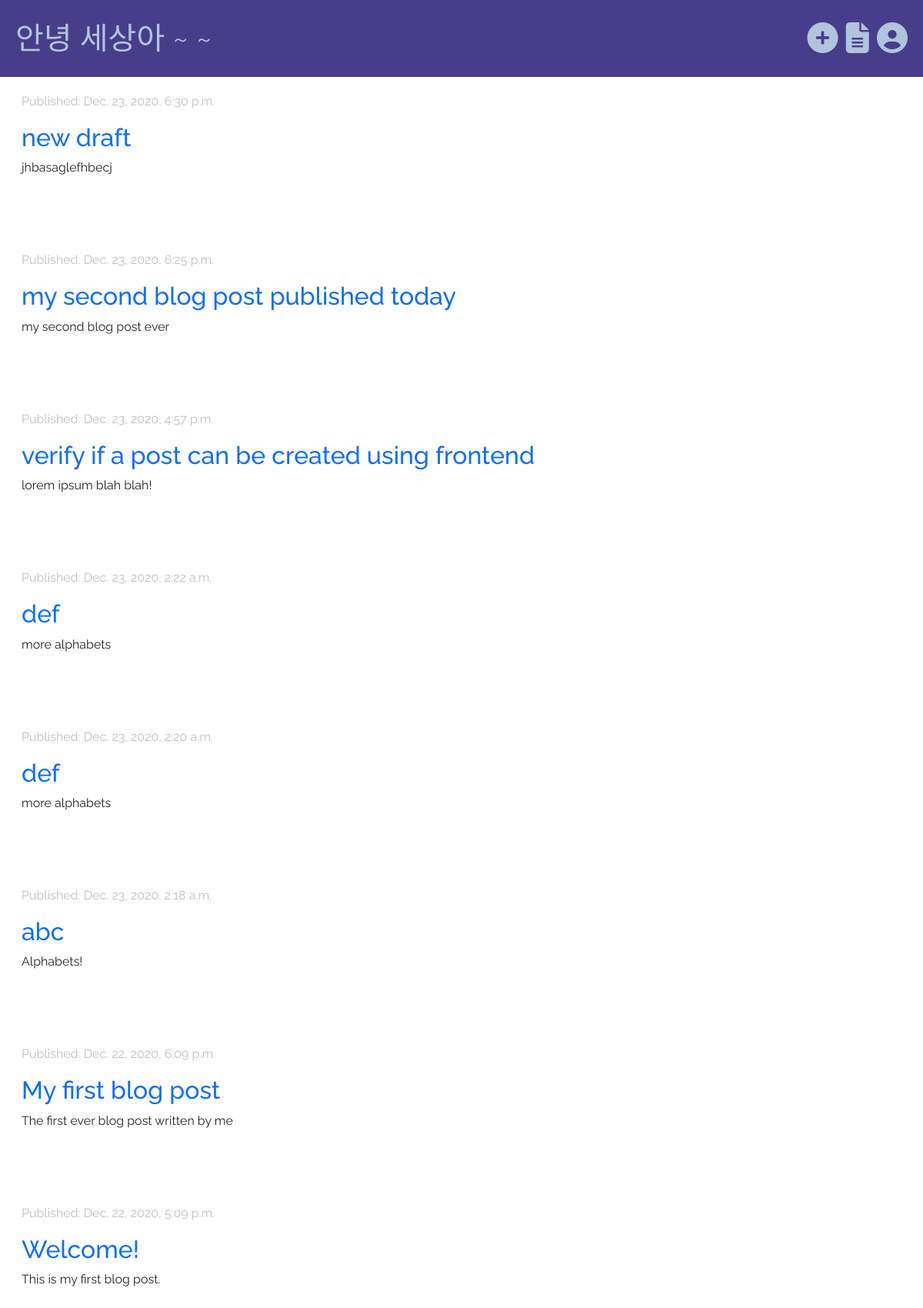
The app's page / (signed in) with its own data.
### blog/models.py (models this page shows, shortened)
class Post(models.Model):
    author = models.ForeignKey('auth.User', on_delete=models.CASCADE)
    title = models.CharField(max_length=250)
    text = models.TextField()
    created_date = models.DateTimeField(default=timezone.now)
    published_date = models.DateTimeField(blank=True, null=True)

### blog/views.py (the view)
# urls.py: path('', views.post_list, name='post_list'),
def post_list(request):
    posts = Post.objects.filter(published_date__lte=timezone.now()).order_by('-published_date')
    posts_for_frontend = {
        'posts': posts
    }
    return render(request, 'blog/post_list.html', posts_for_frontend)

### blog/templates/blog/post_list.html
{% extends 'blog/base_page.html' %}
{% block content %}
    {% for post in posts %}
    <div class="row-content">
        {% if post.published_date %}
            <p class="date">Published: {{ post.published_date }} </p>
        {% else %}
            <p class="date">Created: {{ post.created_date }} </p>
        {% endif %}
        <h2><a href="{% url 'post_details' primary_key=post.pk %}"> {{ post.title }} </a></h2>
        <p> {{ post.text | linebreaksbr }} </p>
    </div>
    {% endfor %}
{% endblock %}

### blog/static/css/style.css (style rules this page uses)
body { font-family: 'Raleway', sans-serif; }
body a { text-decoration: none; }
.row, .row-content { padding-left: 20px; padding-bottom: 10vh; }
.date { color: silver; }

### records on screen
Post: published_date "Dec. 23, 2020, 6:30 p.m.", title "new draft", text "jhbasaglefhbecj"
Post: published_date "Dec. 23, 2020, 6:25 p.m.", title "my second blog post published today", text "my second blog post ever"
Post: published_date "Dec. 23, 2020, 4:57 p.m.", title "verify if a post can be created using frontend", text "lorem ipsum blah blah!"
Post: published_date "Dec. 23, 2020, 2:22 a.m.", title "def", text "more alphabets"
Post: published_date "Dec. 23, 2020, 2:20 a.m.", title "def", text "more alphabets"
Post: published_date "Dec. 23, 2020, 2:18 a.m.", title "abc", text "Alphabets!"
Post: published_date "Dec. 22, 2020, 6:09 p.m.", title "My first blog post", text "The first ever blog post written by me"
Post: published_date "Dec. 22, 2020, 5:09 p.m.", title "Welcome!", text "This is my first blog post."
